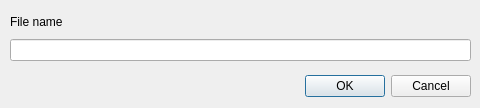
<?xml version="1.0" encoding="UTF-8"?>
<ui version="4.0">
 <class>NewFile</class>
 <widget class="QDialog" name="NewFile">
  <property name="geometry">
   <rect>
    <x>0</x>
    <y>0</y>
    <width>480</width>
    <height>108</height>
   </rect>
  </property>
  <property name="windowTitle">
   <string>PiDiEsse - New file</string>
  </property>
  <widget class="QDialogButtonBox" name="buttonBox">
   <property name="geometry">
    <rect>
     <x>10</x>
     <y>70</y>
     <width>461</width>
     <height>32</height>
    </rect>
   </property>
   <property name="orientation">
    <enum>Qt::Horizontal</enum>
   </property>
   <property name="standardButtons">
    <set>QDialogButtonBox::Cancel|QDialogButtonBox::Ok</set>
   </property>
  </widget>
  <widget class="QWidget" name="layoutWidget">
   <property name="geometry">
    <rect>
     <x>10</x>
     <y>10</y>
     <width>461</width>
     <height>51</height>
    </rect>
   </property>
   <layout class="QVBoxLayout" name="verticalLayout">
    <item>
     <widget class="QLabel" name="filenameLabel">
      <property name="text">
       <string>File name</string>
      </property>
     </widget>
    </item>
    <item>
     <widget class="QLineEdit" name="filenameInput">
      <property name="placeholderText">
       <string/>
      </property>
     </widget>
    </item>
   </layout>
  </widget>
 </widget>
 <resources/>
 <connections>
  <connection>
   <sender>buttonBox</sender>
   <signal>accepted()</signal>
   <receiver>NewFile</receiver>
   <slot>accept()</slot>
   <hints>
    <hint type="sourcelabel">
     <x>248</x>
     <y>254</y>
    </hint>
    <hint type="destinationlabel">
     <x>157</x>
     <y>274</y>
    </hint>
   </hints>
  </connection>
  <connection>
   <sender>buttonBox</sender>
   <signal>rejected()</signal>
   <receiver>NewFile</receiver>
   <slot>reject()</slot>
   <hints>
    <hint type="sourcelabel">
     <x>316</x>
     <y>260</y>
    </hint>
    <hint type="destinationlabel">
     <x>286</x>
     <y>274</y>
    </hint>
   </hints>
  </connection>
 </connections>
</ui>
